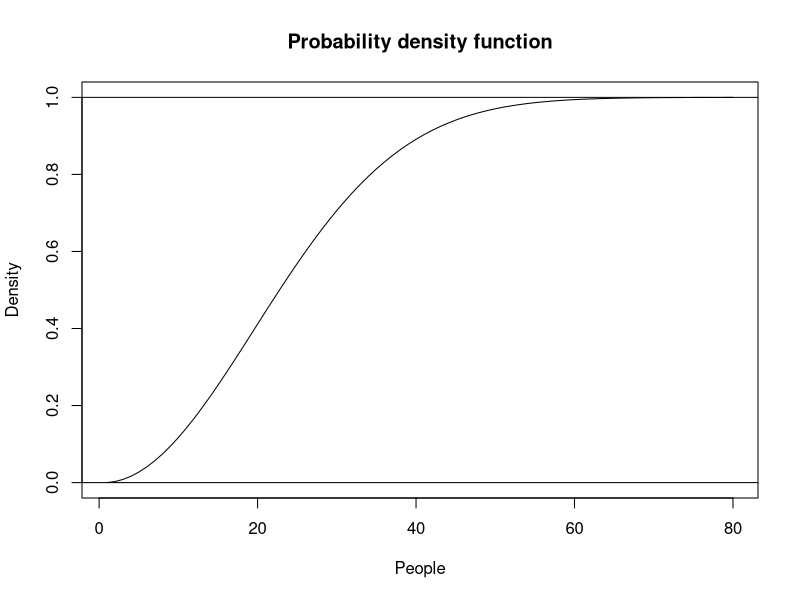
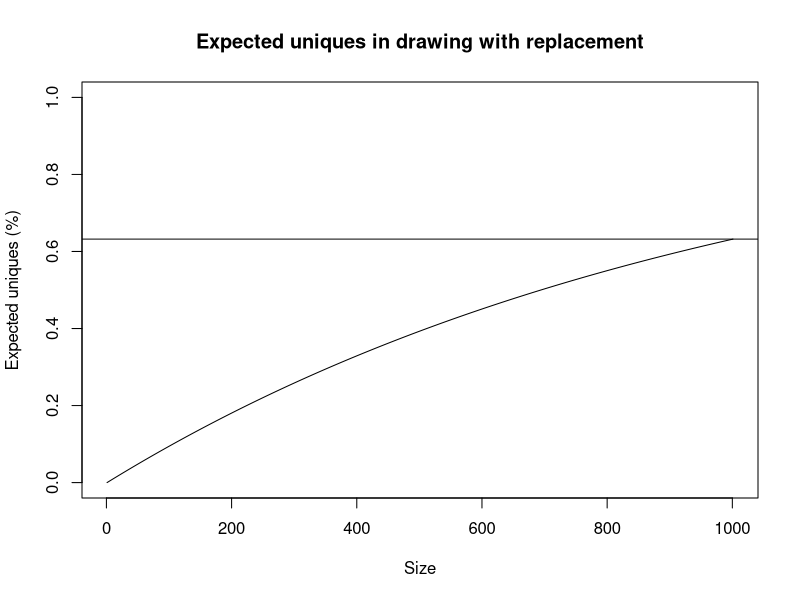
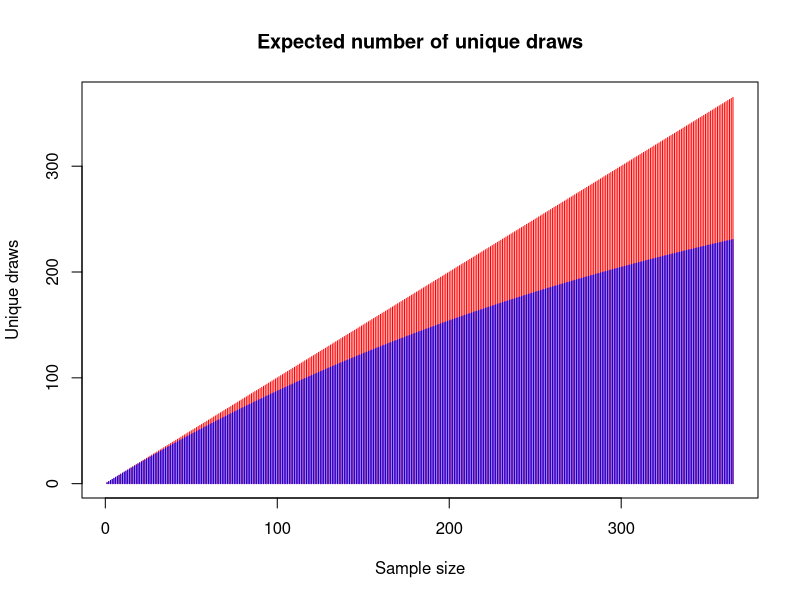
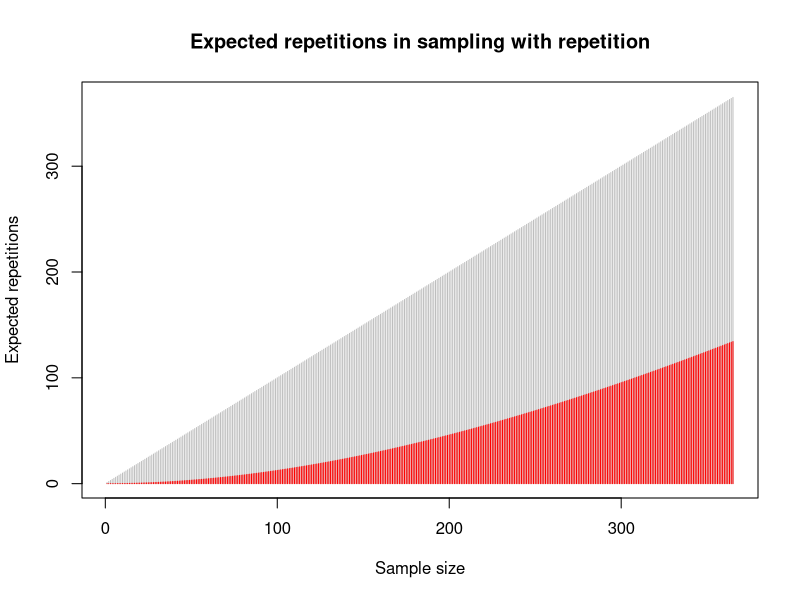

Generate these figures, in order, with R:
#
# Birthday paradox simulation.
#
# With 23 people in a room, the probability that at least two birthdays
# colide is slightly over 50%. As for 70 people the result soares to 99.9%.
# >50% prob is reached with 23 people in a room
#

# PDF.
p <- function(n) { 1 - factorial(n) * choose(365, n) / 365^n }
plot(p(1:80), t='l', main='Probability density function', ylab='Density', xlab='People')
abline(h=c(0,1))

# Simulation.
trials <- 10000

calc <- function(num_people, reps=trials) {
  unlist(Map(function(x){
    anyDuplicated(sort(sample(1:365, num_people, rep=T))) > 0
  }, 1:reps))
}

simulated <- c(sum(calc(23)) / trials, sum(calc(70)) / trials)
actual <- c(p(23), p(70))
data.frame(simulated, actual, row.names=c('n=23', 'n=70'))

#
# Drawing with replacement k values out of a set of n different and equally
# likely numbers, the expected number of unique draws is n(1-e^(-k/n)).
# Hence, the proportion of repeated draws is e^(-k/n).
#
plot(1-exp(-seq(0, 1, 0.001)), t='l', ylim=c(0,1),
     ylab='Expected uniques (%)', xlab='Size',
     main='Expected uniques in drawing with replacement')
abline(h=1-exp(-1))

plot(1:365, t='h', col='red', ylab='Unique draws', xlab='Sample size',
     main='Expected number of unique draws')
lines(365*(1-exp(-1:-365/365)), t='h', col='blue')

plot(1:365, t='h', ylab='Expected repetitions', xlab='Sample size',
     main='Expected repetitions in sampling with repetition', col='gray')
lines(1:365 - 365*(1-exp(-1:-365/365)), col='red', t='h')
